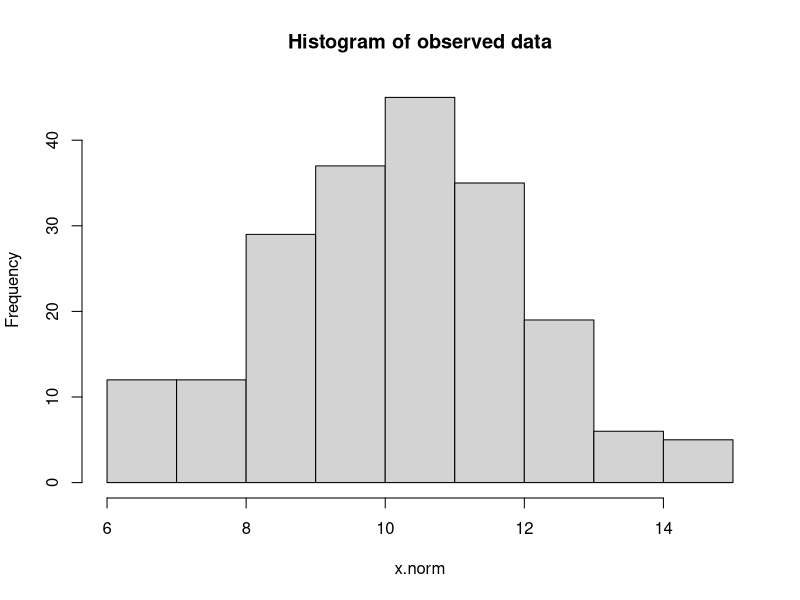
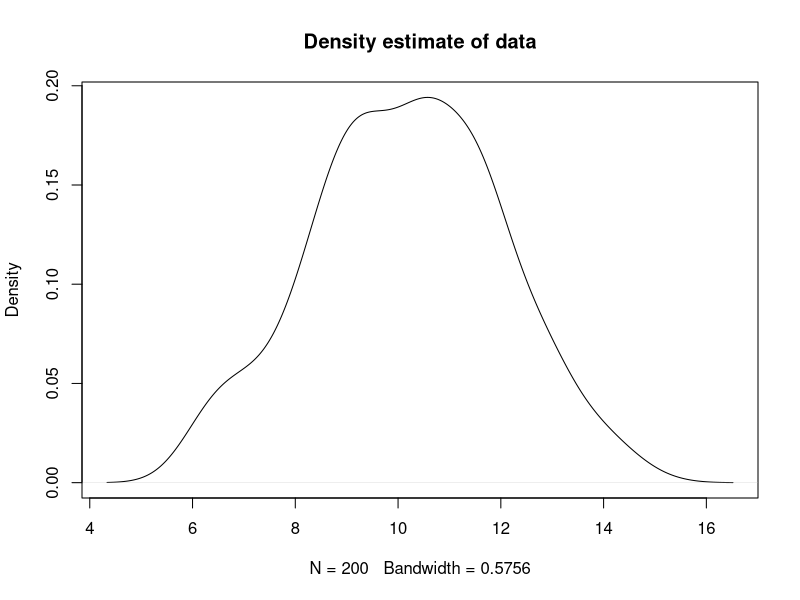
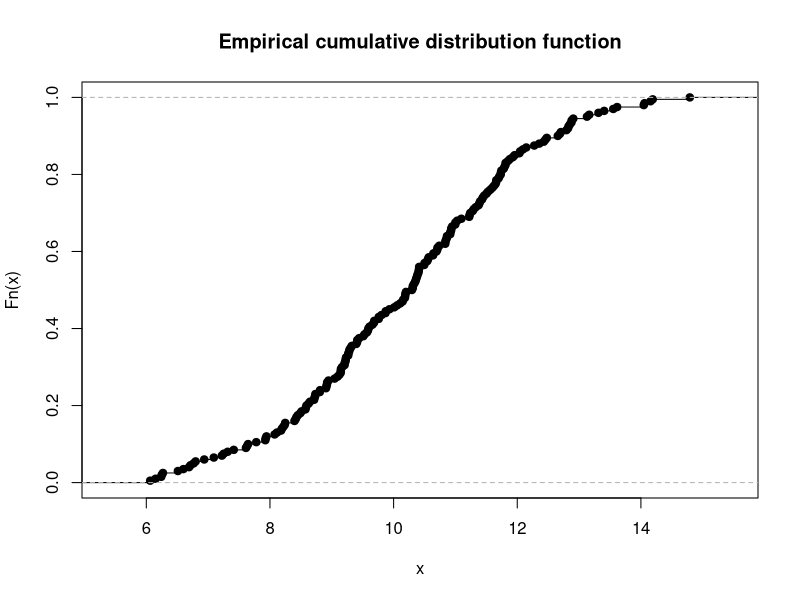
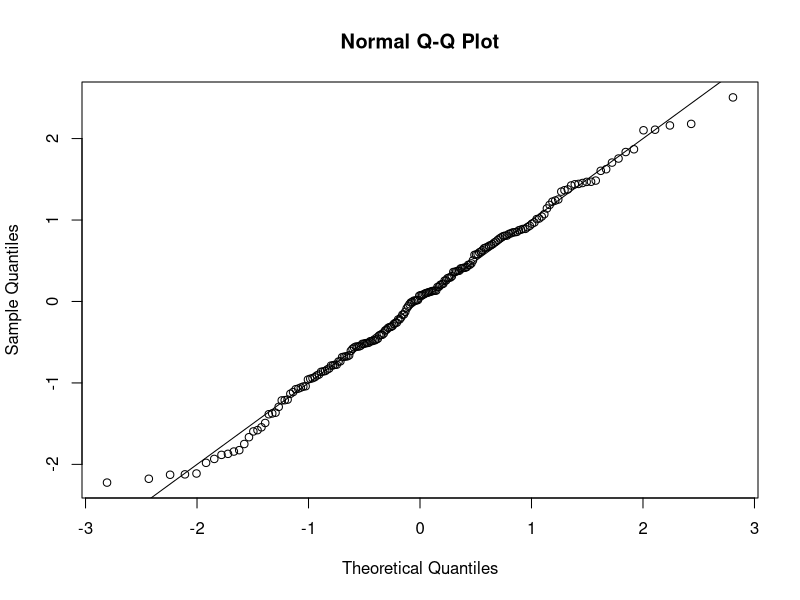
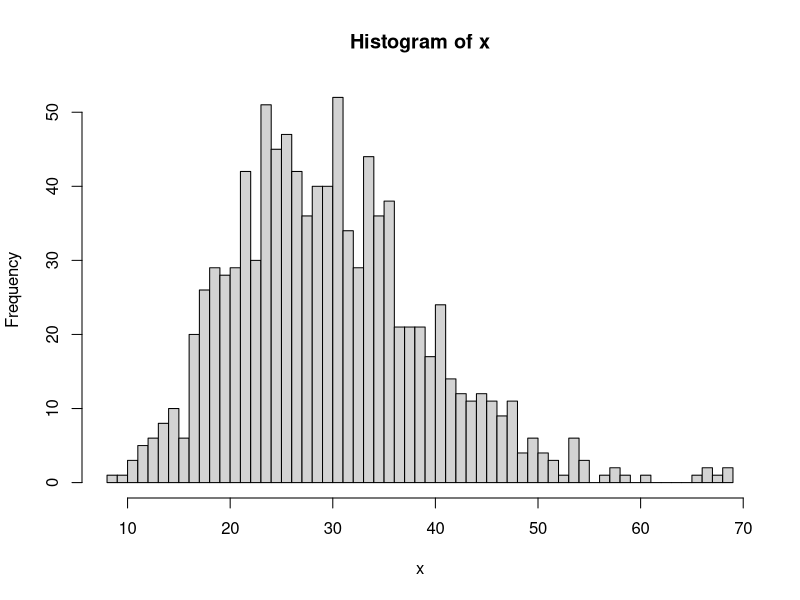

Generate these figures, in order, with R:
x.norm<-rnorm(n=200,m=10,sd=2)
hist(x.norm,main="Histogram of observed data")
plot(density(x.norm),main="Density estimate of data")

plot(ecdf(x.norm),main="Empirical cumulative distribution function")

z.norm<-(x.norm-mean(x.norm))/sd(x.norm) ## standardized data
qqnorm(z.norm) ## drawing the QQplot
abline(0,1) ## drawing a 45-degree reference line

observed = c(770, 230)        # observed frequencies
expected = c(0.75, 0.25)      # expected proportions

chisq.test(x = observed,
           p = expected)

num_of_samples = 1000
x <- rgamma(num_of_samples, shape = 10, scale = 3)
x <- x + rnorm(length(x), mean=0, sd = .1)

p1 <- hist(x,breaks=50, include.lowest=FALSE, right=FALSE)
